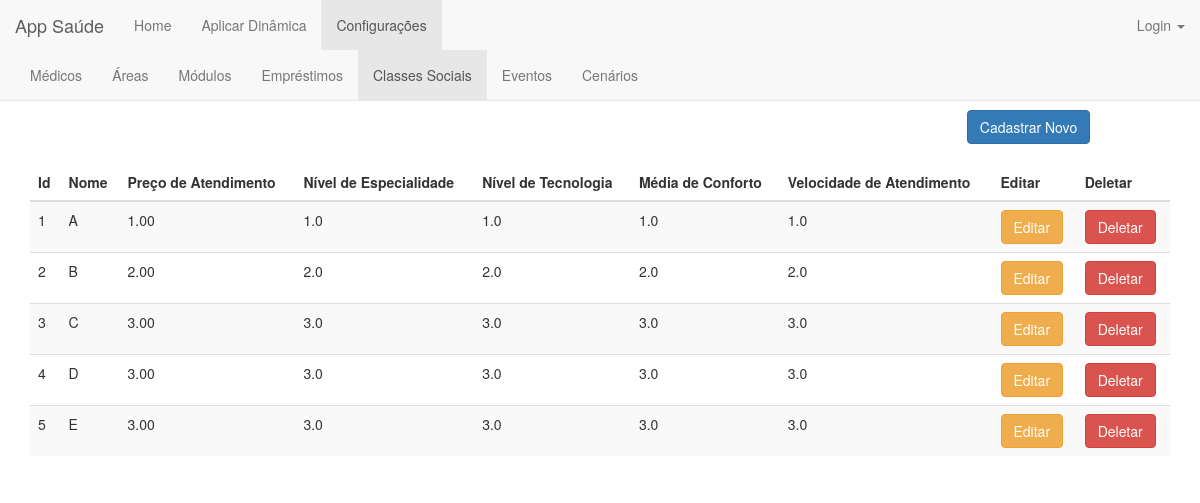
The app's page /classe_social/ with its own data.
### classe_social/models.py (models this page shows)
class Classe_Social(models.Model):
    classificacao = ((1, '1'), (2, '2'), (3, '3'))
    id = models.AutoField(u'id', primary_key=True, unique=True)
    nome = models.CharField(max_length=200)
    preco_atendimento = models.FloatField(validators=[MinValueValidator(0.0)])
    nivel_especialidade = models.FloatField(validators=[MinValueValidator(0.0), MaxValueValidator(3.0)])
    nivel_tecnologia = models.FloatField(validators=[MinValueValidator(0.0), MaxValueValidator(3.0)])
    media_conforto = models.FloatField(validators=[MinValueValidator(0.0), MaxValueValidator(3.0)])
    velocidade_atendimento = models.FloatField(validators=[MinValueValidator(0.0), MaxValueValidator(3.0)])

### classe_social/views.py (the view)
def classe_social_index(request):
    classes = Classe_Social.objects.order_by('id')
    return render(request, 'classe_social/classe_social_index.html', {'classes':classes})

### classe_social/templates/classe_social/classe_social_index.html (shortened to what this page needs)
{% extends 'home/base_configuracoes.html' %}
{% block classe_social %}class="active"{% endblock %}
{% block body %}
<div class="container">
    <center><h1>Classes Sociais</h1></center>
    <div align="right" style="margin-right: 7%">
        <a href="{% url 'classe_social:classe_social_new' %}"><button type="submit" class="btn btn-primary">Cadastrar Novo</button></a>
    </div>
    <br>
    <table class="table table-striped">
        <thead>
        <tr>
            <th>Id</th>
            <th>Nome</th>
            <th>Preço de Atendimento</th>
            <th>Nível de Especialidade</th>
            <th>Nível de Tecnologia</th>
            <th>Média de Conforto</th>
            <th>Velocidade de Atendimento</th>
            <th>Editar</th>
            <th>Deletar</th>
        </tr>
        </thead>
        <tbody>
        {% for classe in classes %}
        <tr>
            <td>{{classe.id}}</td>
            <td>{{classe.nome}}</td>
            <td>{{classe.preco_atendimento | floatformat:2}}</td>
            <td>{{classe.nivel_especialidade | floatformat:1}}</td>
            <td>{{classe.nivel_tecnologia | floatformat:1}}</td>
            <td>{{classe.media_conforto | floatformat:1}}</td>
            <td>{{classe.velocidade_atendimento | floatformat:1}}</td>
            <td><a href="{% url 'classe_social:classe_social_edit' classe.id %}"><button type="button" class="btn btn-warning">Editar</button></a></td>
            <td><a href="{% url 'classe_social:classe_social_delete' classe.id %}"><button type="button" class="btn btn-danger">Deletar</button></a></td>
        </tr>
            {% endfor %}
        </tbody>
    </table>
</div>
{% endblock body %}

### records on screen
Classe_Social: id "1", nome "A", preco_atendimento "1.00", nivel_especialidade "1.0", nivel_tecnologia "1.0", media_conforto "1.0", velocidade_atendimento "1.0"
Classe_Social: id "2", nome "B", preco_atendimento "2.00", nivel_especialidade "2.0", nivel_tecnologia "2.0", media_conforto "2.0", velocidade_atendimento "2.0"
Classe_Social: id "3", nome "C", preco_atendimento "3.00", nivel_especialidade "3.0", nivel_tecnologia "3.0", media_conforto "3.0", velocidade_atendimento "3.0"
Classe_Social: id "4", nome "D", preco_atendimento "3.00", nivel_especialidade "3.0", nivel_tecnologia "3.0", media_conforto "3.0", velocidade_atendimento "3.0"
Classe_Social: id "5", nome "E", preco_atendimento "3.00", nivel_especialidade "3.0", nivel_tecnologia "3.0", media_conforto "3.0", velocidade_atendimento "3.0"
